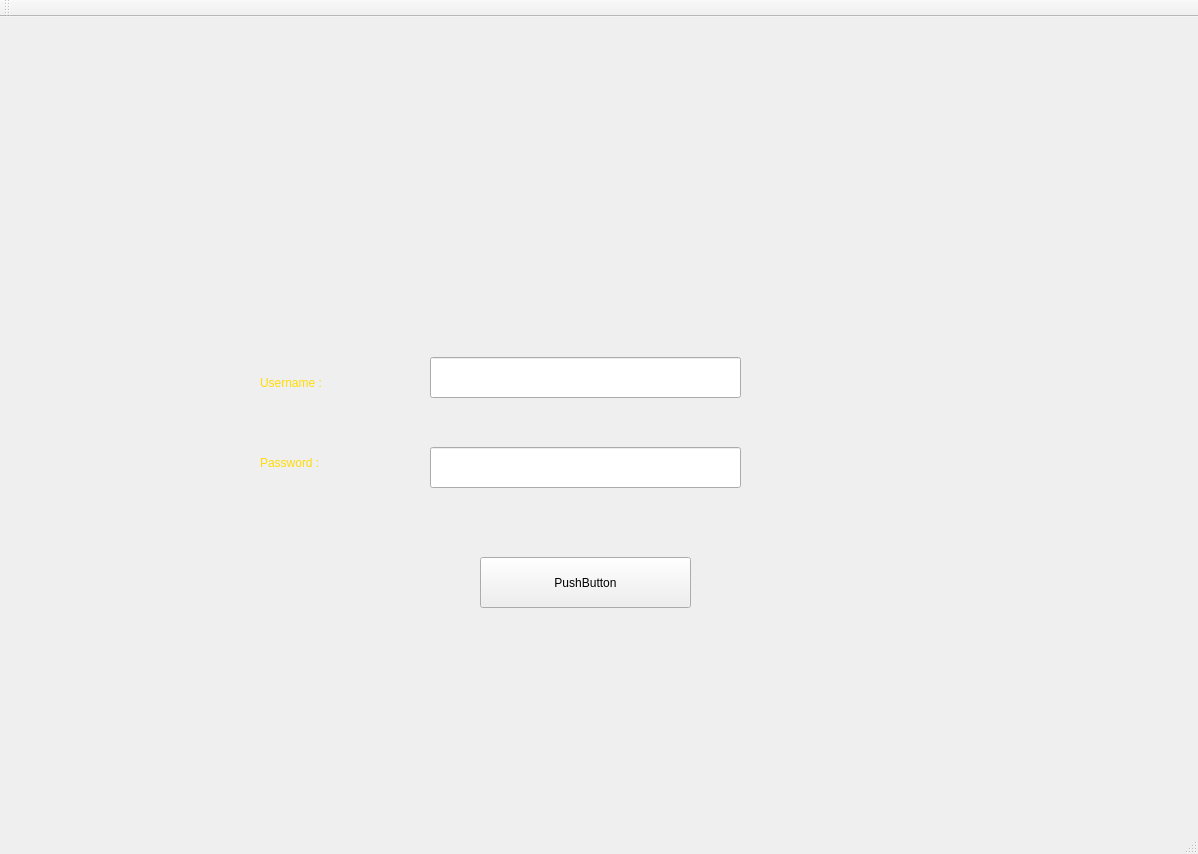
<?xml version="1.0" encoding="UTF-8"?>
<ui version="4.0">
 <class>MainWindow</class>
 <widget class="QMainWindow" name="MainWindow">
  <property name="geometry">
   <rect>
    <x>0</x>
    <y>0</y>
    <width>1198</width>
    <height>854</height>
   </rect>
  </property>
  <property name="windowTitle">
   <string>MainWindow</string>
  </property>
  <property name="styleSheet">
   <string notr="true"/>
  </property>
  <widget class="QWidget" name="centralWidget">
   <widget class="QLineEdit" name="user">
    <property name="geometry">
     <rect>
      <x>430</x>
      <y>340</y>
      <width>311</width>
      <height>41</height>
     </rect>
    </property>
    <property name="styleSheet">
     <string notr="true">background:none;</string>
    </property>
   </widget>
   <widget class="QLineEdit" name="pass">
    <property name="geometry">
     <rect>
      <x>430</x>
      <y>430</y>
      <width>311</width>
      <height>41</height>
     </rect>
    </property>
    <property name="styleSheet">
     <string notr="true">background:none;</string>
    </property>
    <property name="echoMode">
     <enum>QLineEdit::Password</enum>
    </property>
   </widget>
   <widget class="QPushButton" name="Login">
    <property name="geometry">
     <rect>
      <x>480</x>
      <y>540</y>
      <width>211</width>
      <height>51</height>
     </rect>
    </property>
    <property name="styleSheet">
     <string notr="true">background:none;</string>
    </property>
    <property name="text">
     <string>PushButton</string>
    </property>
   </widget>
   <widget class="QLabel" name="label">
    <property name="geometry">
     <rect>
      <x>260</x>
      <y>350</y>
      <width>151</width>
      <height>31</height>
     </rect>
    </property>
    <property name="styleSheet">
     <string notr="true">background:none;
font: 87 italic 14pt &quot;Segoe UI Black&quot;;
color: rgb(255, 220, 4);
</string>
    </property>
    <property name="text">
     <string>Username : </string>
    </property>
   </widget>
   <widget class="QLabel" name="label_2">
    <property name="geometry">
     <rect>
      <x>260</x>
      <y>430</y>
      <width>121</width>
      <height>31</height>
     </rect>
    </property>
    <property name="styleSheet">
     <string notr="true">background:none;
border-color: rgb(59, 58, 55);
font: 87 italic 14pt &quot;Segoe UI Black&quot;;
color: rgb(255, 220, 4);
</string>
    </property>
    <property name="text">
     <string>Password : </string>
    </property>
   </widget>
   <zorder>Login</zorder>
   <zorder>user</zorder>
   <zorder>pass</zorder>
   <zorder>label</zorder>
   <zorder>label_2</zorder>
  </widget>
  <widget class="QMenuBar" name="menuBar">
   <property name="geometry">
    <rect>
     <x>0</x>
     <y>0</y>
     <width>1198</width>
     <height>21</height>
    </rect>
   </property>
  </widget>
  <widget class="QToolBar" name="mainToolBar">
   <attribute name="toolBarArea">
    <enum>TopToolBarArea</enum>
   </attribute>
   <attribute name="toolBarBreak">
    <bool>false</bool>
   </attribute>
  </widget>
  <widget class="QStatusBar" name="statusBar"/>
 </widget>
 <layoutdefault spacing="6" margin="11"/>
 <resources/>
 <connections/>
</ui>
